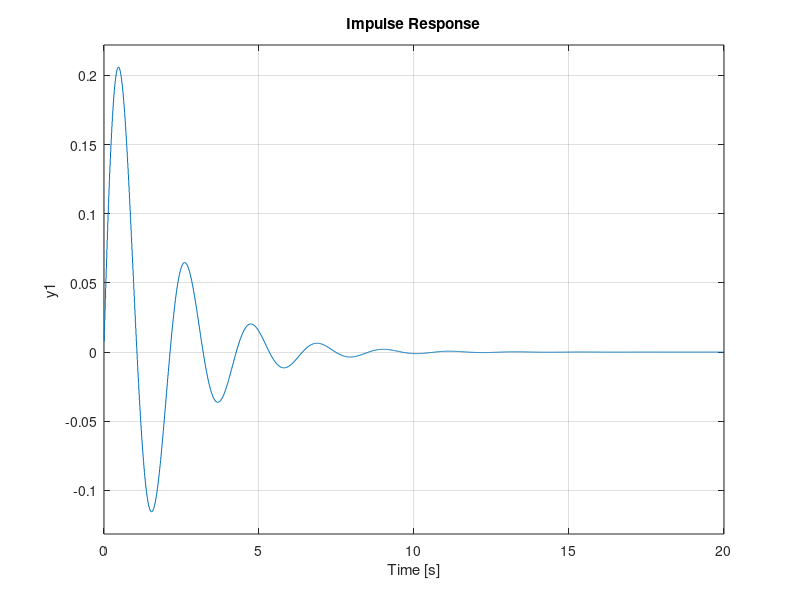

This chart was generated by the following MATLAB code: (Note: this script raises an error after producing the figure.)
close all
clc
gamma = 1;
Delta_t = 10^(-2);
omega = 3;
beta = 0.8;

den = (1 + gamma * Delta_t + (omega * Delta_t)^2);
b1 = -(2 + gamma * Delta_t) / den;
b2 = 1 / den;
b3 = (Delta_t^2 * beta) / den;

z = tf('z',Delta_t);

H = b3 / (1+b1*z^-1+b2*z^-2);

step(H);

N = 10^4;
L = 30;

x = zeros(N,L);
w = zeros(N,L);

for l = 1:L
    for k = 3:N
        w_k = normrnd(0,1);
        x_k = b3 * w_k - b1 * x(k-1,l) - b2 * x(k-2,l);
        x(k,l)=x_k;
        w(k,l)=w_k;
    end
end
time=linspace(0,N*Delta_t,N);
plot(time, x)

% autocorr(x(:,1), N-1)
subplot(2,1,1)
hold on
for j = 1:L
[xc,lags] = xcorr(x(:,j), w(:,j), 1000);
plot(lags(round(length(lags)/2):end),xc(round(length(lags)/2):end))
end
hold off
subplot(2,1,2)
impulse(H);

% Differences Equation
M = idpoly(H.Denominator, H.Numerator, 'NoiseVariance',0);
